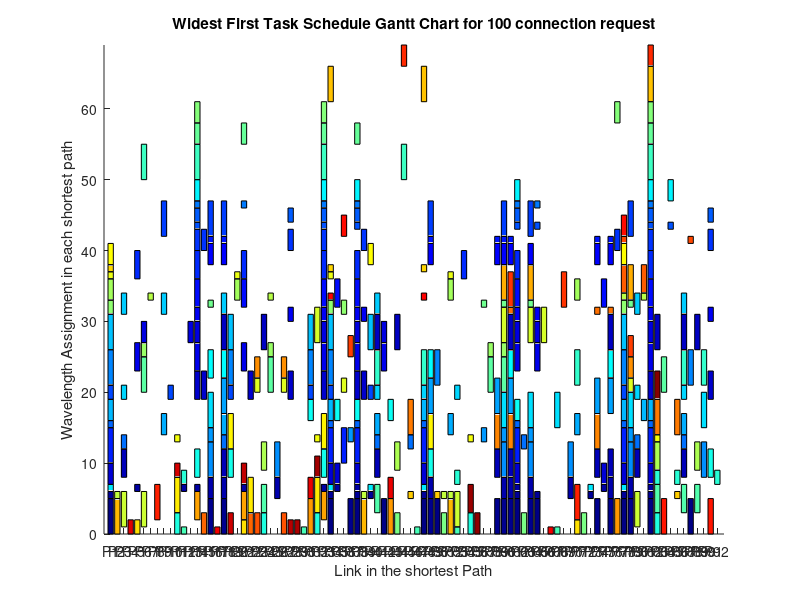

This chart was generated by the following MATLAB code:
function scheduleTasksDemo()
    % Define the task structure and processors
    tasks = [struct('processingTime', 3, 'requiredProcessors', [15, 22], 'startTime', -1),
struct('processingTime', 2, 'requiredProcessors', [4], 'startTime', -1),
struct('processingTime', 1, 'requiredProcessors', [65, 62, 38, 82, 48, 34, 1, 78, 40, 73], 'startTime', -1),
struct('processingTime', 3, 'requiredProcessors', [1, 78, 40], 'startTime', -1),
struct('processingTime', 5, 'requiredProcessors', [42, 65, 62, 38, 82, 48, 34, 1, 78, 88, 50], 'startTime', -1),
struct('processingTime', 4, 'requiredProcessors', [16, 49, 18, 76, 61], 'startTime', -1),
struct('processingTime', 2, 'requiredProcessors', [11], 'startTime', -1),
struct('processingTime', 5, 'requiredProcessors', [19, 49, 33], 'startTime', -1),
struct('processingTime', 4, 'requiredProcessors', [78, 81], 'startTime', -1),
struct('processingTime', 3, 'requiredProcessors', [35, 62, 38, 43, 31], 'startTime', -1),
struct('processingTime', 5, 'requiredProcessors', [32, 11, 22], 'startTime', -1),
struct('processingTime', 3, 'requiredProcessors', [23, 27], 'startTime', -1),
struct('processingTime', 2, 'requiredProcessors', [37, 79, 64, 60, 16, 57], 'startTime', -1),
struct('processingTime', 4, 'requiredProcessors', [3, 80, 87, 41, 18, 76, 61, 74, 59], 'startTime', -1),
struct('processingTime', 5, 'requiredProcessors', [79, 64, 60, 16, 49, 18, 9], 'startTime', -1),
struct('processingTime', 3, 'requiredProcessors', [44, 51, 63, 72], 'startTime', -1),
struct('processingTime', 4, 'requiredProcessors', [19, 49, 33, 14, 91], 'startTime', -1),
struct('processingTime', 5, 'requiredProcessors', [44, 83, 24, 89, 87, 41, 18, 76, 61], 'startTime', -1),
struct('processingTime', 2, 'requiredProcessors', [71, 21, 5], 'startTime', -1),
struct('processingTime', 1, 'requiredProcessors', [78, 88], 'startTime', -1),
struct('processingTime', 3, 'requiredProcessors', [19], 'startTime', -1),
struct('processingTime', 5, 'requiredProcessors', [49, 18, 76, 61, 74, 59], 'startTime', -1),
struct('processingTime', 3, 'requiredProcessors', [21], 'startTime', -1),
struct('processingTime', 3, 'requiredProcessors', [37, 79], 'startTime', -1),
struct('processingTime', 5, 'requiredProcessors', [61, 69], 'startTime', -1),
struct('processingTime', 3, 'requiredProcessors', [45, 82], 'startTime', -1),
struct('processingTime', 3, 'requiredProcessors', [52, 71, 87, 41, 18, 9], 'startTime', -1),
struct('processingTime', 1, 'requiredProcessors', [48, 34, 1], 'startTime', -1),
struct('processingTime', 2, 'requiredProcessors', [28], 'startTime', -1),
struct('processingTime', 3, 'requiredProcessors', [32, 11, 55, 83, 24], 'startTime', -1),
struct('processingTime', 2, 'requiredProcessors', [29], 'startTime', -1),
struct('processingTime', 4, 'requiredProcessors', [75, 35, 62, 38, 82, 33, 14, 21], 'startTime', -1),
struct('processingTime', 3, 'requiredProcessors', [82, 48, 34, 1, 78, 81], 'startTime', -1),
struct('processingTime', 3, 'requiredProcessors', [77, 82, 33, 14], 'startTime', -1),
struct('processingTime', 5, 'requiredProcessors', [8, 71], 'startTime', -1),
struct('processingTime', 3, 'requiredProcessors', [32], 'startTime', -1),
struct('processingTime', 1, 'requiredProcessors', [75, 35, 62, 38, 82, 33, 14, 21, 5, 12], 'startTime', -1),
struct('processingTime', 1, 'requiredProcessors', [46, 86, 50], 'startTime', -1),
struct('processingTime', 1, 'requiredProcessors', [60, 16, 49, 18, 76, 61, 74, 59], 'startTime', -1),
struct('processingTime', 2, 'requiredProcessors', [31, 19, 34, 1, 78, 40, 10], 'startTime', -1),
struct('processingTime', 2, 'requiredProcessors', [53, 12, 86, 83, 92], 'startTime', -1),
struct('processingTime', 5, 'requiredProcessors', [71, 87, 41, 48, 90], 'startTime', -1),
struct('processingTime', 2, 'requiredProcessors', [34, 1, 78, 36], 'startTime', -1),
struct('processingTime', 5, 'requiredProcessors', [82, 48, 34], 'startTime', -1),
struct('processingTime', 4, 'requiredProcessors', [38, 82, 33, 14, 91, 28, 39, 15, 22], 'startTime', -1),
struct('processingTime', 2, 'requiredProcessors', [6, 58, 25, 60], 'startTime', -1),
struct('processingTime', 3, 'requiredProcessors', [1, 20, 52, 71], 'startTime', -1),
struct('processingTime', 4, 'requiredProcessors', [55], 'startTime', -1),
struct('processingTime', 3, 'requiredProcessors', [56], 'startTime', -1),
struct('processingTime', 3, 'requiredProcessors', [75, 35, 62, 38, 82, 48, 34, 1, 78], 'startTime', -1),
struct('processingTime', 5, 'requiredProcessors', [31, 19, 34, 1, 78, 40], 'startTime', -1),
struct('processingTime', 3, 'requiredProcessors', [42, 65, 62, 38, 82, 33, 14, 6, 13], 'startTime', -1),
struct('processingTime', 5, 'requiredProcessors', [84, 91], 'startTime', -1),
struct('processingTime', 5, 'requiredProcessors', [52, 2, 39], 'startTime', -1),
struct('processingTime', 5, 'requiredProcessors', [79, 64, 60], 'startTime', -1),
struct('processingTime', 4, 'requiredProcessors', [44, 83, 24, 89], 'startTime', -1),
struct('processingTime', 1, 'requiredProcessors', [65, 62, 38, 82, 33, 14, 85], 'startTime', -1),
struct('processingTime', 1, 'requiredProcessors', [25, 78, 81, 7], 'startTime', -1),
struct('processingTime', 4, 'requiredProcessors', [42, 65, 62, 38, 82, 33, 14, 21, 5], 'startTime', -1),
struct('processingTime', 3, 'requiredProcessors', [3, 80, 87, 41, 18, 9], 'startTime', -1),
struct('processingTime', 3, 'requiredProcessors', [78, 36], 'startTime', -1),
struct('processingTime', 5, 'requiredProcessors', [62, 38, 82, 48, 34, 1, 78, 36], 'startTime', -1),
struct('processingTime', 4, 'requiredProcessors', [33, 14, 21], 'startTime', -1),
struct('processingTime', 5, 'requiredProcessors', [77, 43, 31], 'startTime', -1),
struct('processingTime', 2, 'requiredProcessors', [53, 3, 80, 87, 41, 48], 'startTime', -1),
struct('processingTime', 1, 'requiredProcessors', [48, 34], 'startTime', -1),
struct('processingTime', 2, 'requiredProcessors', [62, 38, 82, 33, 14, 91, 28], 'startTime', -1),
struct('processingTime', 3, 'requiredProcessors', [23, 27, 79], 'startTime', -1),
struct('processingTime', 1, 'requiredProcessors', [52, 2, 39, 51], 'startTime', -1),
struct('processingTime', 5, 'requiredProcessors', [61, 74, 59], 'startTime', -1),
struct('processingTime', 5, 'requiredProcessors', [45, 82, 33, 14, 6], 'startTime', -1),
struct('processingTime', 4, 'requiredProcessors', [62, 38, 82, 33, 14, 21, 5, 54], 'startTime', -1),
struct('processingTime', 1, 'requiredProcessors', [53, 12, 68, 30, 47], 'startTime', -1),
struct('processingTime', 5, 'requiredProcessors', [53, 3, 80, 6], 'startTime', -1),
struct('processingTime', 4, 'requiredProcessors', [83, 24, 89, 87, 41], 'startTime', -1),
struct('processingTime', 1, 'requiredProcessors', [67, 17], 'startTime', -1),
struct('processingTime', 5, 'requiredProcessors', [46, 86, 83], 'startTime', -1),
struct('processingTime', 1, 'requiredProcessors', [62, 38, 82, 48, 34, 1, 78], 'startTime', -1),
struct('processingTime', 5, 'requiredProcessors', [32, 66, 64, 60], 'startTime', -1),
struct('processingTime', 3, 'requiredProcessors', [26, 70, 79, 64, 60, 16, 49, 18, 76, 61], 'startTime', -1),
struct('processingTime', 5, 'requiredProcessors', [84, 6, 58, 25, 60], 'startTime', -1),
struct('processingTime', 5, 'requiredProcessors', [68, 79, 64, 60, 16, 90], 'startTime', -1),
struct('processingTime', 2, 'requiredProcessors', [65, 62, 38, 82, 33, 14, 91, 28, 39], 'startTime', -1),
struct('processingTime', 1, 'requiredProcessors', [48, 34, 1, 78, 40, 73], 'startTime', -1),
struct('processingTime', 5, 'requiredProcessors', [37, 79, 64, 60, 16, 49, 18, 76, 61, 74, 59], 'startTime', -1),
struct('processingTime', 4, 'requiredProcessors', [83], 'startTime', -1),
struct('processingTime', 2, 'requiredProcessors', [23, 27, 79, 36], 'startTime', -1),
struct('processingTime', 3, 'requiredProcessors', [64, 60, 16, 49, 18, 76, 61, 74, 59], 'startTime', -1),
struct('processingTime', 3, 'requiredProcessors', [38, 82, 33, 14, 21], 'startTime', -1),
struct('processingTime', 2, 'requiredProcessors', [46, 63, 3, 80, 87, 41, 18], 'startTime', -1),
struct('processingTime', 1, 'requiredProcessors', [65, 62, 38, 82, 33, 14, 21], 'startTime', -1),
struct('processingTime', 3, 'requiredProcessors', [43, 31], 'startTime', -1),
struct('processingTime', 1, 'requiredProcessors', [34, 1, 20, 52], 'startTime', -1),
struct('processingTime', 1, 'requiredProcessors', [76, 61, 74], 'startTime', -1),
struct('processingTime', 5, 'requiredProcessors', [31, 19, 34, 1, 78, 88, 50], 'startTime', -1),
struct('processingTime', 1, 'requiredProcessors', [32, 11, 55, 83], 'startTime', -1),
struct('processingTime', 3, 'requiredProcessors', [62, 38, 82, 33, 14, 85], 'startTime', -1),
struct('processingTime', 5, 'requiredProcessors', [26, 70, 79, 64, 60, 16, 90], 'startTime', -1),
struct('processingTime', 3, 'requiredProcessors', [77, 82, 33, 14, 91, 28, 39, 15], 'startTime', -1),
struct('processingTime', 1, 'requiredProcessors', [79, 64, 60, 16, 57], 'startTime', -1),
            ];
    numProcessors = 92; % Total number of processors

    % Sort tasks based on processing time in descending order initially
    [~, sortIdx] = sort(cellfun(@length, {tasks.requiredProcessors}), 'descend');
    tasks = tasks(sortIdx);

    % Initialization
    inProgress = false(1, length(tasks));
    time = 0;
    finishedTasks = 0;
    isProcessorFree = true(1, numProcessors);

    % Main loop
    while finishedTasks ~= length(tasks)
        [tasks, inProgress, isProcessorFree, time] = scheduleTasks(tasks, inProgress, isProcessorFree, time);
        [inProgress, isProcessorFree, time, finishedTasks] = advanceTime(tasks, inProgress, isProcessorFree, time, finishedTasks);
    end

    % Call the Gantt chart function after all tasks are scheduled
    %createGanttChart(tasks);
    createGanttChart2(tasks, numProcessors);

    for i = 1:length(tasks)
        fprintf('Task %d starts at time %d\n', i, tasks(i).startTime);
    end
end

function [tasks, inProgress, isProcessorFree, time] = scheduleTasks(tasks, inProgress, isProcessorFree, time)
    for j = 1:length(tasks)
        % Check if the task has not started yet and if required processors are free
        if tasks(j).startTime == -1 && all(isProcessorFree(tasks(j).requiredProcessors))
            tasks(j).startTime = time;
            inProgress(j) = true; % Mark task as in progress
            isProcessorFree(tasks(j).requiredProcessors) = false;
        end
    end
end

function [inProgress, isProcessorFree, time, finishedTasks] = advanceTime(tasks, inProgress, isProcessorFree, time, finishedTasks)
    minFinishTime = inf;
    for j = 1:length(tasks)
        if inProgress(j)
            finishTime = tasks(j).startTime + tasks(j).processingTime;
            if finishTime > time && finishTime < minFinishTime
                minFinishTime = finishTime;
            end
        end
    end
    if minFinishTime < inf
        time = minFinishTime;
        for j = 1:length(tasks)
            if inProgress(j) && tasks(j).startTime + tasks(j).processingTime == time
                inProgress(j) = false;
                isProcessorFree(tasks(j).requiredProcessors) = true;
                finishedTasks = finishedTasks + 1;
            end
        end
    else
    end
end

function createGanttChart(tasks)
    figure;
    hold on;

    % Determine the number of tasks
    numTasks = length(tasks);
    
    % Plot each task
    for i = 1:numTasks
        start_time = tasks(i).startTime;
        duration = tasks(i).processingTime;
        % Create a rectangle for each task
        rectangle('Position', [start_time, i - 0.4, duration, 0.8], 'FaceColor', 'blue');
    end

    % Setting the axes and labels
    xlim([0, max([tasks.startTime] + [tasks.processingTime])]);
    ylim([0, numTasks + 1]);
    ylabel('Shortest Path with edge details (Total:40)');
    xlabel('Wavelength Assignment in each shortest path');
    set(gca, 'YTick', 1:numTasks, 'YTickLabel', arrayfun(@(x) sprintf('Task %d', x), 1:numTasks, 'UniformOutput', false));
    title('Widest First Task Schedule Gantt Chart');
    hold off;
end

function createGanttChart2(tasks, numProcessors)
    % Create a figure with appropriate size
    figure; % Adjusted for vertical layout

    hold on;

    % Initialize a color map for different tasks
    colors = jet(length(tasks));

    % Plot each task on each required processor
    for i = 1:length(tasks)
        start_time = tasks(i).startTime;
        duration = tasks(i).processingTime;
        for proc = tasks(i).requiredProcessors
            % Create a rectangle for each task on each processor, swapping x and y coordinates
            rectangle('Position', [proc - 0.4, start_time, 0.8, duration], 'FaceColor', colors(i, :));
        end
    end

    % Setting the axes and labels
    xlim([0, numProcessors + 1]);
    ylim([0, max([tasks.startTime] + [tasks.processingTime])]);
    xlabel('Link in the shortest Path');
    ylabel('Wavelength Assignment in each shortest path');

    set(gca, 'XTick', 1:numProcessors, 'XTickLabel', arrayfun(@(x) sprintf('P%d', x), 1:numProcessors, 'UniformOutput', false));

    title('Widest First Task Schedule Gantt Chart for 100 connection request');
    hold off;
end
